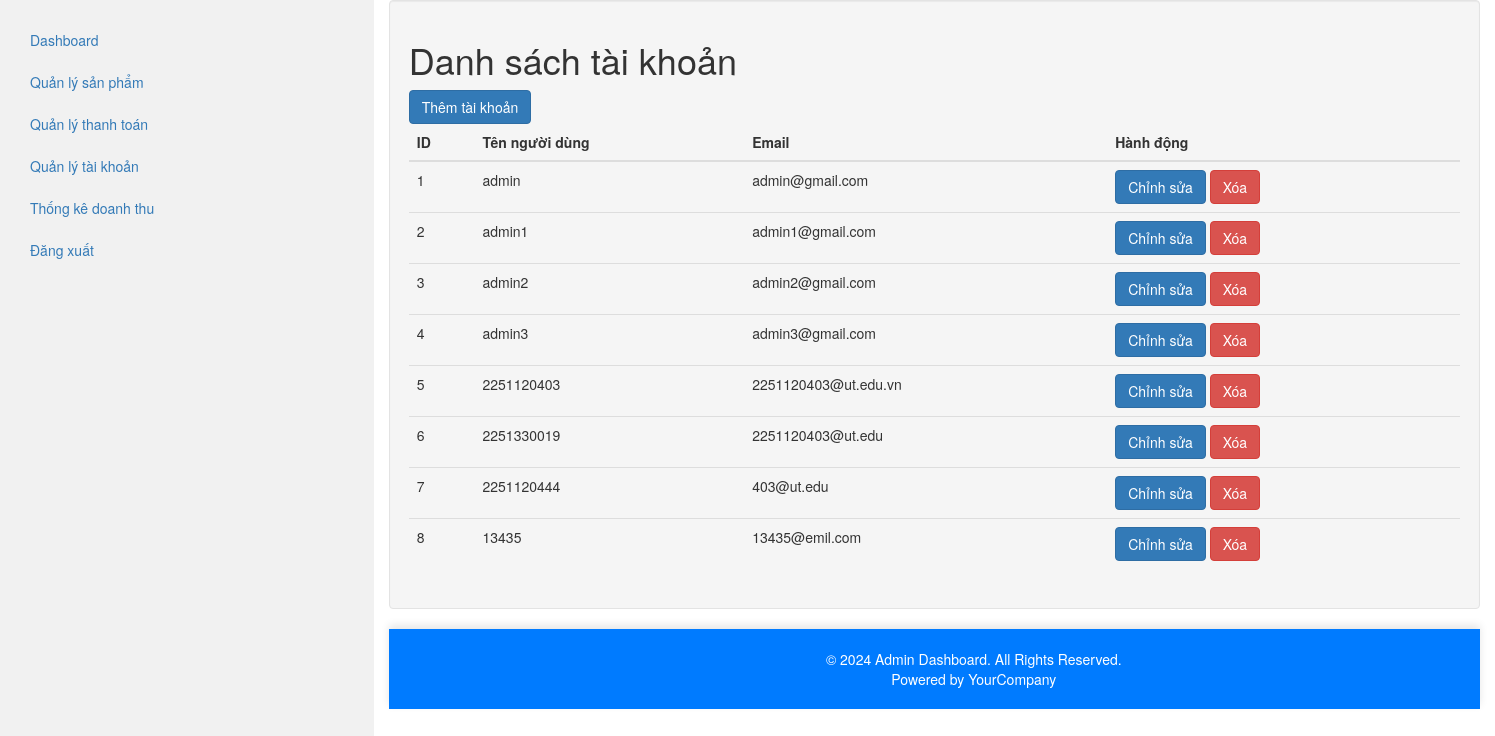
/templates/admin/manage_accounts.php (signed in), run on the app's committed database.
### tables this page shows
CREATE TABLE `users` (
  `id` int(11) NOT NULL,
  `username` varchar(50) NOT NULL,
  `password` varchar(255) NOT NULL,
  `email` varchar(255) NOT NULL,
  `created_at` timestamp NOT NULL DEFAULT current_timestamp(),
  `role` enum('user','admin') DEFAULT 'user',
  `balance` decimal(10,2) DEFAULT 0.00
);

### templates/admin/manage_accounts.php (the view, shortened to what this page needs)
<?php
include '../../config/db.php';
$accountQuery = "SELECT * FROM users";
$accountResult = $conn->query($accountQuery);
include '../../includes/header.php';
include '../../includes/navbar.php';
?>
<div class="well">
    <h1>Danh sách tài khoản</h1>
    <a href="add_account.php" class="btn btn-primary">Thêm tài khoản</a>
    <table class="table">
        <thead>
            <tr>
                <th>ID</th>
                <th>Tên người dùng</th>
                <th>Email</th>
                <th>Hành động</th>
            </tr>
        </thead>
        <tbody>
            <?php if ($accountResult && $accountResult->num_rows > 0): ?>
                <?php while ($account = $accountResult->fetch_assoc()): ?>
                    <tr>
                        <td><?php echo $account['id']; ?></td>
                        <td><?php echo $account['username']; ?></td>
                        <td><?php echo $account['email']; ?></td>
                        <td>
                            <a href="edit_account.php?id=<?php echo $account['id']; ?>" class="btn btn-primary">Chỉnh sửa</a>
                            <a href="delete_account.php?id=<?php echo $account['id']; ?>" class="btn btn-danger" onclick="return confirm('Bạn có chắc chắn muốn xóa tài khoản này không?');">Xóa</a>
                        </td>
                    </tr>
                <?php endwhile; ?>
            <?php else: ?>
                <tr>
                    <td colspan="4">Không có tài khoản nào.</td>
                </tr>
            <?php endif; ?>
        </tbody>
    </table>
</div>
<?php include '../../includes/footer.php';
?>

### includes/header.php (shortened to what this page needs)
<!DOCTYPE html>
<html lang="en">
<head>
    <link rel="stylesheet" href="https://maxcdn.bootstrapcdn.com/bootstrap/3.4.1/css/bootstrap.min.css">
</head>
<body>

### includes/navbar.php (shortened to what this page needs)
<div class="container-fluid">
    <div class="row content">
        <div class="col-sm-3 sidenav hidden-xs">
            <ul class="nav nav-pills nav-stacked">
                <li><a href="/project_root/public/admin_dashboard.php">Dashboard</a></li>
                <li><a href="/project_root/templates/admin/manage_products.php">Quản lý sản phẩm</a></li>
                <li><a href="/project_root/templates/admin/manage_payments.php">Quản lý thanh toán</a></li>
                <li><a href="/project_root/templates/admin/manage_accounts.php">Quản lý tài khoản</a></li>
                <li><a href="/project_root/templates/admin/manage_reports.php">Thống kê doanh thu</a></li>
                <li><a href="/project_root/templates/auth/logout.php">Đăng xuất</a></li>
            </ul>
            <br>
        </div>
        <br>
        <div class="col-sm-9">

### includes/footer.php (shortened to what this page needs)
<footer class="footer bg-primary text-white text-center py-3">
    <div class="container">
        <p>&copy; 2024 Admin Dashboard. All Rights Reserved.</p>
        <p>Powered by YourCompany</p>
    </div>
</footer>
</div>
</div>
</div>
</body>
</html>

### includes/header.php (style rules this page uses)
html, body { height: 100%; margin: 0; padding: 0; }
.container-fluid { display: flex; flex-direction: column; height: 100%; }
.row.content { flex: 1; display: flex; }
.sidenav { background-color: #f1f1f1; height: 100%; padding-top: 20px; }

### includes/footer.php (style rules this page uses)
html, body { height: 100%; margin: 0; padding: 0; }
.container-fluid { min-height: 100%; display: flex; flex-direction: column; }
.content { flex: 1; }
.footer { background-color: #007bff; color: #fff; padding: 20px 0; text-align: center; width: 100%; box-shadow: 0px -4px 8px rgba(0, 0, 0, 0.1); }
.footer p { margin: 0; font-size: 14px; }

### data on the page
users: id "1", username "admin", email "admin@gmail.com"
users: id "2", username "admin1", email "admin1@gmail.com"
users: id "3", username "admin2", email "admin2@gmail.com"
users: id "4", username "admin3", email "admin3@gmail.com"
users: id "5", username "2251120403", email "2251120403@ut.edu.vn"
users: id "6", username "2251330019", email "2251120403@ut.edu"
users: id "7", username "2251120444", email "403@ut.edu"
users: id "8", username "13435", email "13435@emil.com"
